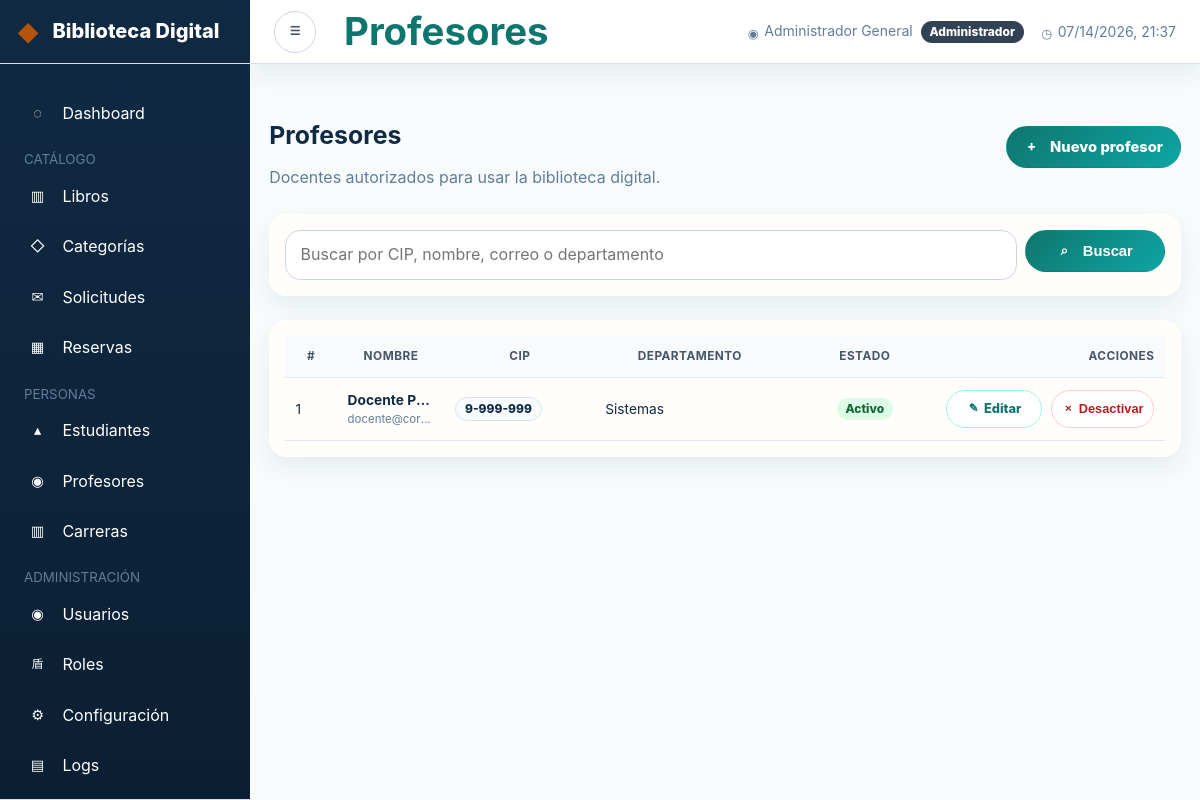
The app's page /public/index.php?mod=profesores (signed in) with its own data.
### tables this page shows
CREATE TABLE `profesores` (
    `id_profesor`       INT UNSIGNED NOT NULL AUTO_INCREMENT,
    `cip`               VARCHAR(20) NOT NULL,
    `primer_nombre`     VARCHAR(100) NOT NULL,
    `segundo_nombre`    VARCHAR(100),
    `primer_apellido`   VARCHAR(100) NOT NULL,
    `segundo_apellido`  VARCHAR(100),
    `fecha_nacimiento`  DATE NULL,
    `email`             VARCHAR(255),
    `departamento`      VARCHAR(150),
    `especialidad`      VARCHAR(150),
    `password_hash`     VARCHAR(255),
    `activo`            TINYINT(1) NOT NULL DEFAULT 1,
    `intentos_fallidos` TINYINT(1) NOT NULL DEFAULT 0,
    `bloqueado`         TINYINT(1) NOT NULL DEFAULT 0,
    `ultimo_login`      DATETIME NULL,
    `created_at`        DATETIME NOT NULL DEFAULT CURRENT_TIMESTAMP,
    `updated_at`        DATETIME NOT NULL DEFAULT CURRENT_TIMESTAMP ON UPDATE CURRENT_TIMESTAMP,
    PRIMARY KEY (`id_profesor`),
    UNIQUE KEY `uq_profesor_cip` (`cip`),
    UNIQUE KEY `uq_profesor_email` (`email`)
);

### controllers/ProfesorController.php (called while the page is built, shortened)
<?php
class ProfesorController
{
    private ProfesorModel $modelo;
    public function __construct()
    {
        $this->modelo = new ProfesorModel();
    }
    public function index(): void
    {
        $busqueda = Sanitizador::texto($_GET['q'] ?? '');
        $pagina = max(1, Sanitizador::entero($_GET['pag'] ?? 1));
        $profesores = $this->modelo->obtenerTodos($pagina, $busqueda);
        require_once SRC_PATH . '/views/profesores/index.php';
    }
}

### public/index.php (called while the page is built, shortened)
<?php
$modDefault = isset($_SESSION['usuario']) ? 'dashboard' : 'portal';
$mod = Sanitizador::alfanumerico($_GET['mod'] ?? $modDefault);
$accion = Sanitizador::alfanumerico($_GET['accion'] ?? 'index');
switch ($mod) {
    case 'profesores':
        $controller = new ProfesorController();
        break;
}
$controller->{$accion}();

### utilidades/Sanitizador.php (called while the page is built, shortened)
<?php
class Sanitizador
{
    public static function texto(string $valor): string
    {
        $valor = trim(strip_tags($valor));
        return preg_replace('/\s+/', ' ', $valor) ?? '';
    }
    public static function entero($valor): int
    {
        return filter_var($valor, FILTER_VALIDATE_INT) ?: 0;
    }
    public static function html(string $valor): string
    {
        return htmlspecialchars($valor, ENT_QUOTES | ENT_SUBSTITUTE, 'UTF-8');
    }
}

### utilidades/Env.php (called while the page is built, shortened)
<?php
final class Env
{
    public static function get(string $clave, mixed $default = null): mixed
    {
        $valor = getenv($clave);
        if ($valor !== false) {
            return $valor;
        }
        return $default;
    }
    public static function int(string $clave, int $default = 0): int
    {
        return (int) self::get($clave, $default);
    }
}

### conexion/Conexion.php (called while the page is built, shortened)
<?php
class Conexion
{
    private static ?Conexion $instancia = null;
    private function __construct()
    {
        $host = (string) Env::get('DB_HOST', 'localhost');
        $port = Env::int('DB_PORT', 3306);
        $name = (string) Env::get('DB_NAME', 'biblioteca_digital');
        $user = (string) Env::get('DB_USER', 'bib_app');
        $pass = (string) Env::get('DB_PASS', 'B!bl10t3c@_S3cur3#2025');
        $charset = (string) Env::get('DB_CHARSET', 'utf8mb4');
        $dsn = sprintf(
            'mysql:host=%s;port=%d;dbname=%s;charset=%s',
            $host,
            $port,
            $name,
            $charset
        );
        $opciones = [
            PDO::ATTR_ERRMODE            => PDO::ERRMODE_EXCEPTION,
            PDO::ATTR_DEFAULT_FETCH_MODE => PDO::FETCH_ASSOC,
            PDO::ATTR_EMULATE_PREPARES   => false,
            PDO::MYSQL_ATTR_FOUND_ROWS   => true,
        ];
    }
    public static function obtenerInstancia(): self
    {
        if (self::$instancia === null) {
            self::$instancia = new self();
        }
        return self::$instancia;
    }
}

### models/ProfesorModel.php (called while the page is built, shortened)
<?php
class ProfesorModel implements IRepositorio
{
    private PDO $pdo;
    public function __construct()
    {
        $this->pdo = Conexion::obtenerInstancia()->getConexion();
    }
    public function obtenerTodos(int $pagina = 1, string $busqueda = ''): array
    {
        $offset = ($pagina - 1) * POR_PAGINA;
        $like = "%$busqueda%";
        $stmt = $this->pdo->prepare(
            'SELECT * FROM profesores
             WHERE cip LIKE ? OR primer_nombre LIKE ? OR primer_apellido LIKE ? OR email LIKE ? OR departamento LIKE ?
             ORDER BY primer_apellido, primer_nombre
             LIMIT ? OFFSET ?'
        );
        $stmt->execute([$like, $like, $like, $like, $like, POR_PAGINA, $offset]);
        return $stmt->fetchAll();
    }
}

### views/profesores/index.php (the view, shortened to what this page needs)
<?php
require_once SRC_PATH . '/views/layout/header.php';
?>
<div class="container py-4">
  <div class="d-flex justify-content-between align-items-center mb-4">
    <div>
      <h1 class="h3 mb-0">Profesores</h1>
      <p class="text-muted mb-0">Docentes autorizados para usar la biblioteca digital.</p>
    </div>
    <a href="<?= BASE_URL ?>/index.php?mod=profesores&accion=form" class="btn btn-primary">
      <i class="bi bi-plus-circle me-1"></i>Nuevo profesor
    </a>
  </div>
  <div class="card border-0 shadow-sm mb-4">
    <div class="card-body">
      <form method="GET" action="<?= BASE_URL ?>/index.php" class="row g-2">
        <div class="col-md-10">
          <input
            type="search"
            name="q"
            class="form-control"
            placeholder="Buscar por CIP, nombre, correo o departamento"
            value="<?= Sanitizador::html($busqueda ?? '') ?>"
          >
        </div>
        <div class="col-md-2">
          <button type="submit" class="btn btn-primary w-100">
            <i class="bi bi-search me-1"></i>Buscar
          </button>
        </div>
      </form>
    </div>
  </div>
  <?php if (!empty($profesores)): ?>
    <div class="card border-0 shadow-sm">
      <div class="card-body">
        <div class="table-responsive">
          <table class="table table-hover align-middle mb-0 admin-table admin-table-professors">
            <thead class="table-light">
              <tr>
                <th>#</th>
                <th>Nombre</th>
                <th>CIP</th>
                <th>Departamento</th>
                <th class="text-center">Estado</th>
                <th class="text-end">Acciones</th>
              </tr>
            </thead>
            <tbody>
              <?php foreach ($profesores as $profesor): ?>
                <?php
                  $nombreCompleto = trim(
                    ($profesor['primer_nombre'] ?? '') . ' ' .
                    ($profesor['segundo_nombre'] ?? '') . ' ' .
                    ($profesor['primer_apellido'] ?? '') . ' ' .
                    ($profesor['segundo_apellido'] ?? '')
                  );
                ?>
                <tr>
                  <td><?= (int)($profesor['id_profesor'] ?? 0) ?></td>
                  <td>
                    <div class="fw-semibold">
                      <?= Sanitizador::html($nombreCompleto) ?>
                    </div>
                    <?php if (!empty($profesor['email'])): ?>
                      <small class="text-muted d-block">
                        <?= Sanitizador::html($profesor['email']) ?>
                      </small>
                    <?php endif; ?>
                  </td>
                  <td>
                    <span class="badge bg-light text-dark border">
                      <?= Sanitizador::html($profesor['cip'] ?? '') ?>
                    </span>
                  </td>
                  <td>
                    <?= Sanitizador::html($profesor['departamento'] ?? '') ?>
                  </td>
                  <td class="text-center professor-status-cell">
                    <?php if (!empty($profesor['activo'])): ?>
                      <span class="badge text-bg-success">Activo</span>
                    <?php else: ?>
                      <span class="badge text-bg-secondary">Inactivo</span>
                    <?php endif; ?>
                  </td>
                  <td class="text-end table-actions-cell">
                    <div class="table-actions">
                      <a
                        href="<?= BASE_URL ?>/index.php?mod=profesores&accion=form&id=<?= (int)$profesor['id_profesor'] ?>"
                        class="btn btn-sm btn-outline-primary d-inline-flex align-items-center gap-1">
                        <i class="bi bi-pencil-square"></i>
                        <span>Editar</span>
                      </a>
                      <?php if (!empty($profesor['activo'])): ?>
                        <form
                          method="POST"
                          action="<?= BASE_URL ?>/index.php?mod=profesores&accion=eliminar"
                          class="m-0"
                          onsubmit="return confirm('¿Seguro que deseas desactivar este profesor?');">
                          <button type="submit" class="btn btn-sm btn-outline-danger d-inline-flex align-items-center gap-1">
                            <i class="bi bi-trash"></i>
                            <span>Desactivar</span>
                          </button>
                        </form>
                      <?php else: ?>
                        <span class="text-muted small">Desactivado</span>
                      <?php endif; ?>
                    </div>
                  </td>
                </tr>
              <?php endforeach; ?>
            </tbody>
          </table>
        </div>
      </div>
    </div>
  <?php else: ?>
    <div class="alert alert-info">No hay profesores registrados.</div>
  <?php endif; ?>
</div>
<?php require_once SRC_PATH . '/views/layout/footer.php'; ?>

### records on screen
profesores: id_profesor "1", Sanitizador::html($nombreCompleto) "Docente P…", email "docente@cor…", cip "9-999-999", departamento "Sistemas", activo "Activo"

### other values on screen
Sanitizador::html($tituloPagina ?? '') "Profesores"
Sanitizador::html($_SESSION['usuario']['nombre'] ?? '') "Administrador General"
